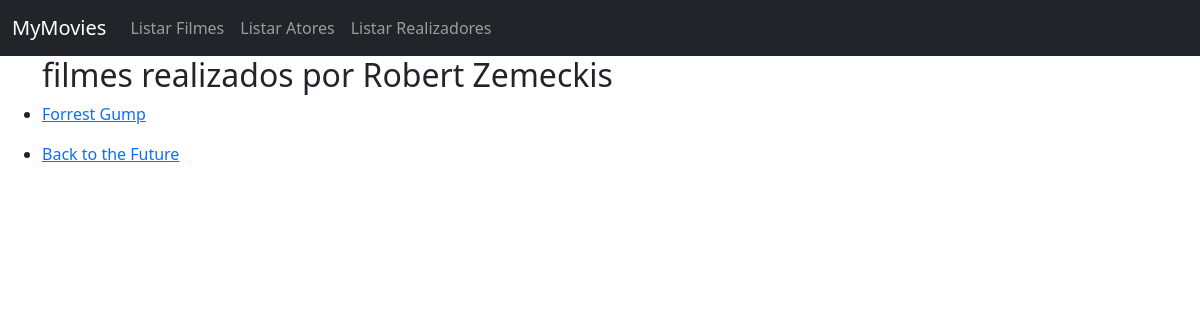
/realizadores/1, run on the app's committed database.
### tables this page shows
CREATE TABLE director (
    id BIGINT UNSIGNED NOT NULL AUTO_INCREMENT,
    name VARCHAR(255) NOT NULL,
    PRIMARY KEY (id)
);

CREATE TABLE movie (
    id BIGINT UNSIGNED NOT NULL AUTO_INCREMENT,
    name VARCHAR(255),
    trailer VARCHAR(255),
    country VARCHAR(255),
    year INT,
    director_id BIGINT UNSIGNED,
    PRIMARY KEY (id),
    FOREIGN KEY(director_id) REFERENCES director(id) ON DELETE CASCADE ON UPDATE CASCADE
);

### controllers/directors/directors.show.php (called while the page is built, shortened)
<?php
$connection = Connection::make();
$queryBuilder = new QueryBuilder($connection);
$director = $queryBuilder->findById('director', $id, 'App\Model\Director');
$movies = $queryBuilder->findByDirectorId($id);
require "views/directors/directors.show.php";

### routes.php (called while the page is built, shortened)
<?php
$router->get('', function () {
    require 'controllers/menu.php';
});
$router->get('filmes', function () {
    require 'controllers/movies/movies.list.php';
});
$router->get('filmes/(\d+)', function ($id) {
    require "controllers/movies/movies.show.php";
});
$router->post('filmes', function () {
    require 'controllers/movies/movies.add.php';
});
$router->get('atores', function () {
    require 'controllers/actors/actors.list.php';
});
$router->get('atores/(\d+)', function ($id) {
    require "controllers/actors/actors.show.php";
});
$router->post('atores', function () {
    require 'controllers/actors/actors.add.php';
});
$router->get('generos', function () {
    require 'controllers/genres/genres.list.php';
});
$router->get('generos/(\d+)', function ($id) {
    require 'controllers/genres/genres.show.php';
});
$router->post('generos', function () {
    require 'controllers/genres/genres.add.php';
});
$router->get('realizadores', function () {
    require 'controllers/directors/directors.list.php';
});
$router->get('realizadores/(\d+)', function ($id) {
    require 'controllers/directors/directors.show.php';
});

### index.php (called while the page is built, shortened)
<?php
$router = Router::setFromFile('routes.php');
preg_match('/^([^:\/]+[s]?):\/\/([^\/]*)\/(.*)$/', Config::APPURL, $matches);
if (!isset($matches[3])) {
    $realURI = trim($_SERVER['REQUEST_URI'], '/');
} else {
    $baseConfigURL = $matches[3];
    $realURI = substr(trim($_SERVER['REQUEST_URI'], '/'), strlen($baseConfigURL) + 1);
}
try {
    $router->direct(
        $realURI,
        isset($_POST['_method']) ? $_POST['_method'] : $_SERVER['REQUEST_METHOD']
    );
} catch (Exception $e) {
    header('HTTP/1.1 404 Not Found', true, 404);
    echo "404 Not Found";
}
function route($uri)
{
    return Config::APPURL . '/' . $uri;
}

### src/Database/QueryBuilder.php (called while the page is built, shortened)
<?php
class QueryBuilder
{
    public function __construct(PDO $pdo)
    {
        $this->pdo = $pdo;
    }
    public function findById($table, $id, $class = "StdClass")
    {
        $stmt = $this->pdo->prepare("SELECT * FROM $table WHERE  id=:id");
        $stmt->setFetchMode(PDO::FETCH_CLASS, $class);
        $stmt->execute(['id' => $id]);
        return $stmt->fetch();
    }
    public function findByDirectorId($id)
    {
        $stmt = $this->pdo->prepare("SELECT * FROM movie WHERE  director_id=:id");
        $stmt->execute(['id' => $id]);
        return $stmt->fetchAll(PDO::FETCH_CLASS);
    }
}

### views/directors/directors.show.php (the view, shortened to what this page needs)
<!DOCTYPE html>
<html lang="en">
<head>
    <link href="https://cdn.jsdelivr.net/npm/bootstrap@5.2.2/dist/css/bootstrap.min.css" rel="stylesheet">
</head>
<body>
    <?php require 'views/navbar.php'; ?>
    <div class="container">
        <div class="row">
            <h2>filmes realizados por <?php echo $director->name; ?></h2>
            <?php foreach ($movies as $movie) : ?>
                <ul>
                    <li><a href="<?php echo route ('filmes/'.$movie->id); ?>"><?php echo $movie->name; ?></a></li>
                </ul>
            <?php endforeach ?>
        </div>
    </div>
</body>
</html>

### src/Router.php (shortened to what this page needs)
<?php
class Router
{
    protected $routes = [];
    public function get($uri, $callback)
    {
        $this->routes['GET'][$uri] = $callback;
    }
    public function post($uri, $callback)
    {
        $this->routes['POST'][$uri] = $callback;
    }
    public function delete($uri, $callback)
    {
        $this->routes['DELETE'][$uri] = $callback;
    }
    public function patch($uri, $callback)
    {
        $this->routes['PATCH'][$uri] = $callback;
    }
    public function direct($uri, $method)
    {
        if (!empty($this->routes[$method])) {
            foreach ($this->routes[$method] as $route => $callback) {
                $route = '/^' . str_replace('/', '\/', $route) . '$/';
                if (preg_match($route, $uri, $params)) {
                    array_shift($params);
                    return call_user_func_array($callback, array_values($params));
                }
            }
        }
        throw new Exception('No route found');
    }
}

### data on the page
director: name "Robert Zemeckis"
movie: name "Forrest Gump"
movie: name "Back to the Future"
